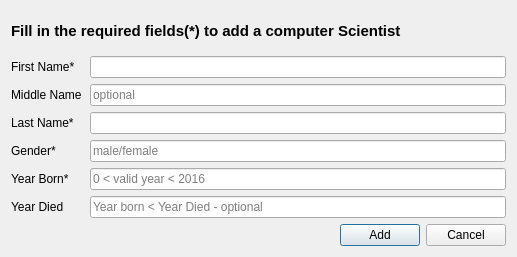
<?xml version="1.0" encoding="UTF-8"?>
<ui version="4.0">
 <class>Add_Scientist</class>
 <widget class="QDialog" name="Add_Scientist">
  <property name="geometry">
   <rect>
    <x>0</x>
    <y>0</y>
    <width>517</width>
    <height>257</height>
   </rect>
  </property>
  <property name="font">
   <font>
    <weight>50</weight>
    <bold>false</bold>
   </font>
  </property>
  <property name="windowTitle">
   <string>Dialog</string>
  </property>
  <property name="windowIcon">
   <iconset resource="../themelogo.qrc">
    <normaloff>:/liltree.png</normaloff>:/liltree.png</iconset>
  </property>
  <layout class="QVBoxLayout" name="verticalLayout">
   <item>
    <widget class="QLabel" name="label_9">
     <property name="font">
      <font>
       <pointsize>11</pointsize>
       <weight>75</weight>
       <bold>true</bold>
      </font>
     </property>
     <property name="text">
      <string>Fill in the required fields(*) to add a computer Scientist</string>
     </property>
    </widget>
   </item>
   <item>
    <layout class="QFormLayout" name="formLayout_7">
     <item row="2" column="0">
      <widget class="QLabel" name="middle_label">
       <property name="text">
        <string>Middle Name</string>
       </property>
      </widget>
     </item>
     <item row="1" column="0">
      <widget class="QLabel" name="first_label">
       <property name="text">
        <string>First Name* </string>
       </property>
      </widget>
     </item>
     <item row="3" column="1">
      <widget class="QLineEdit" name="LastName"/>
     </item>
     <item row="3" column="0">
      <widget class="QLabel" name="last_lable">
       <property name="text">
        <string>Last Name*  </string>
       </property>
      </widget>
     </item>
     <item row="4" column="1">
      <widget class="QLineEdit" name="Gender">
       <property name="placeholderText">
        <string>male/female</string>
       </property>
      </widget>
     </item>
     <item row="4" column="0">
      <widget class="QLabel" name="gender_lable">
       <property name="text">
        <string>Gender*       </string>
       </property>
      </widget>
     </item>
     <item row="5" column="1">
      <widget class="QLineEdit" name="Yeardied">
       <property name="placeholderText">
        <string>0 &lt; valid year &lt; 2016</string>
       </property>
      </widget>
     </item>
     <item row="5" column="0">
      <widget class="QLabel" name="born_lable">
       <property name="text">
        <string>Year Born*    </string>
       </property>
      </widget>
     </item>
     <item row="6" column="1">
      <widget class="QLineEdit" name="YearBorn">
       <property name="placeholderText">
        <string>Year born &lt; Year Died - optional</string>
       </property>
      </widget>
     </item>
     <item row="6" column="0">
      <widget class="QLabel" name="dead_lable">
       <property name="text">
        <string>Year Died      </string>
       </property>
      </widget>
     </item>
     <item row="2" column="1">
      <widget class="QLineEdit" name="MidName">
       <property name="placeholderText">
        <string>optional</string>
       </property>
      </widget>
     </item>
     <item row="1" column="1">
      <widget class="QLineEdit" name="FirstName">
       <property name="placeholderText">
        <string/>
       </property>
      </widget>
     </item>
    </layout>
   </item>
   <item>
    <layout class="QHBoxLayout" name="horizontalLayout">
     <item>
      <layout class="QHBoxLayout" name="horizontalLayout_3">
       <item>
        <spacer name="horizontalSpacer">
         <property name="orientation">
          <enum>Qt::Horizontal</enum>
         </property>
         <property name="sizeHint" stdset="0">
          <size>
           <width>40</width>
           <height>20</height>
          </size>
         </property>
        </spacer>
       </item>
      </layout>
     </item>
     <item>
      <widget class="QPushButton" name="pushButton">
       <property name="text">
        <string>Add</string>
       </property>
      </widget>
     </item>
     <item>
      <widget class="QPushButton" name="pushButton_2">
       <property name="text">
        <string>Cancel</string>
       </property>
      </widget>
     </item>
    </layout>
   </item>
  </layout>
 </widget>
 <resources>
  <include location="../themelogo.qrc"/>
 </resources>
 <connections/>
</ui>
